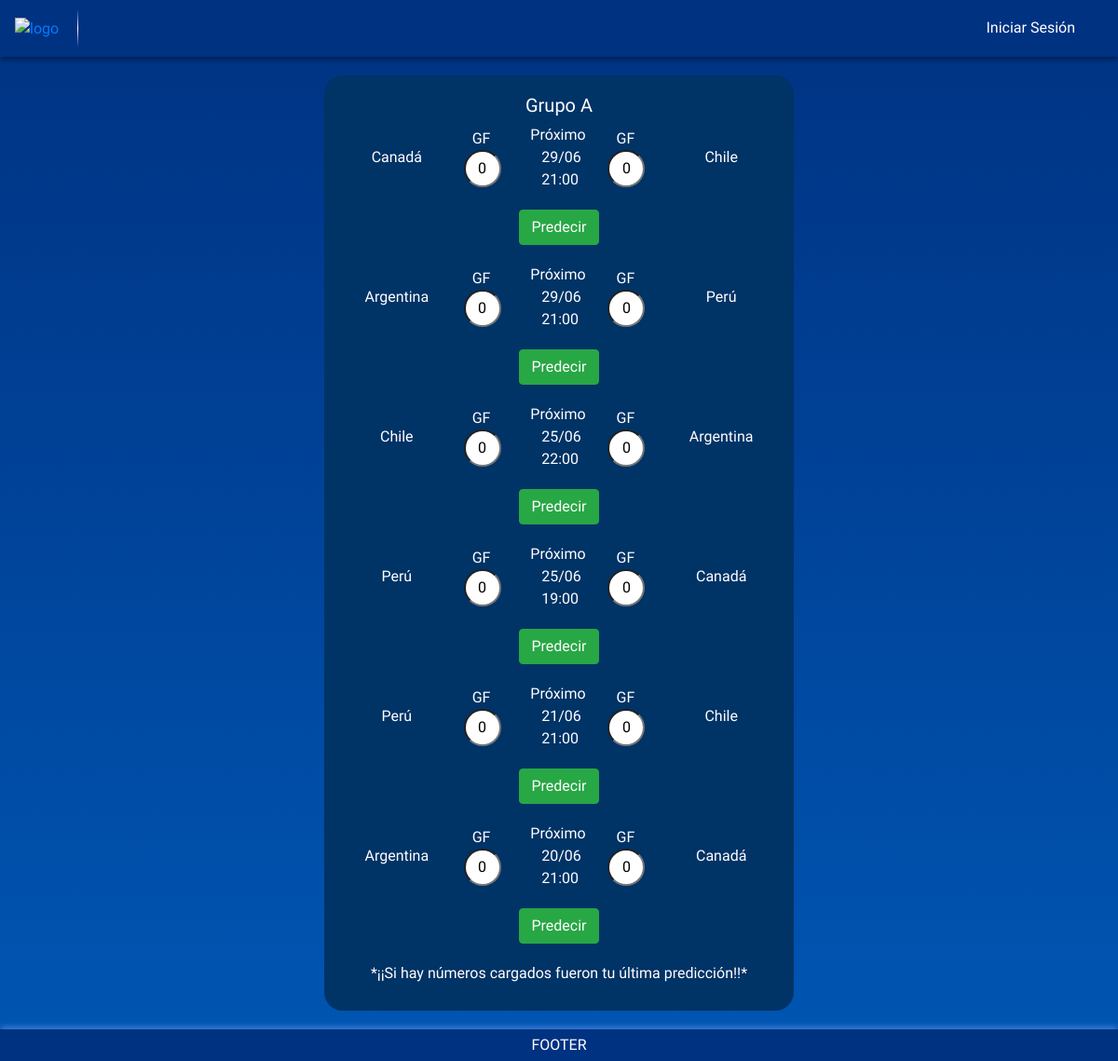
The app's page /main/prediccion.php?idPais=1 with its own data.
### tables this page shows
CREATE TABLE `partidos` (
  `idPartido` int(11) NOT NULL,
  `fkPais1` int(11) NOT NULL,
  `fkPais2` int(11) NOT NULL,
  `GF1P` int(11) NOT NULL,
  `GF2P` int(11) NOT NULL,
  `ganador` int(11) NOT NULL,
  `fechaHora` datetime NOT NULL,
  `estado` int(11) NOT NULL
);

CREATE TABLE `paises` (
  `idPais` int(11) NOT NULL,
  `nombrePais` varchar(50) NOT NULL,
  `bandera` varchar(500) NOT NULL,
  `PJ` int(11) NOT NULL,
  `G` int(11) NOT NULL,
  `E` int(11) NOT NULL,
  `P` int(11) NOT NULL,
  `GF` int(11) NOT NULL,
  `GC` int(11) NOT NULL,
  `DG` int(11) NOT NULL,
  `pts` int(11) NOT NULL,
  `grupo` varchar(20) NOT NULL,
  `estado` int(11) DEFAULT 1
);

### modulos/traerPartidos.php (called while the page is built, shortened)
<?php
include ('conexion.php');
if (isset($_SESSION['dni'])) {
    $estaLogueado = true;
    $dniUsuario = $_SESSION['dni'];
    if ($_SESSION['dni'] == "46736648") {
        $admin = true;
    } else {
        $admin = false;
    }
} else {
    $dniUsuario = null;
}
$mainPais = $_GET['idPais'];
$grupos = [
    1 => [1, 2, 3, 4],
    2 => [5, 6, 7, 8],
    3 => [9, 10, 11, 12],
    4 => [13, 14, 15, 16]
];
$result = false;
foreach ($grupos as $grupoId => $paises) {
    if (in_array($mainPais, $paises)) {
        $sql = "
            SELECT
                p.idPartido,
                p.fkPais1,
                p.fkPais2,
                p.GF1P,
                p.GF2P,
                p.ganador,
                p.fechaHora,
                p.estado,
                pais1.nombrePais AS nombrePais1,
                pais1.bandera AS bandera1,
                pais1.grupo AS grupo1,
                pais2.nombrePais AS nombrePais2,
                pais2.bandera AS bandera2,
                pais2.grupo AS grupo2,
                pred.GF1,
                pred.GF2,
                pred.dni
            FROM
                partidos p
            JOIN
                paises pais1 ON p.fkPais1 = pais1.idPais
            JOIN
                paises pais2 ON p.fkPais2 = pais2.idPais
            LEFT JOIN
                (SELECT fkPartido, dni, GF1, GF2 FROM predicciones WHERE dni = '" . $dniUsuario . "') pred
                ON p.idPartido = pred.fkPartido
            WHERE
                p.fkPais1 IN (" . implode(',', $paises) . ")
                OR p.fkPais2 IN (" . implode(',', $paises) . ")
            ORDER BY
                p.idPartido DESC
        ";
        $result = $conexion->query($sql);
        break;
    }
}
if ($result === false) {
    echo "Error en la consulta: " . $conexion->error;
} else {
    $partidos = array();
}
?>

### main/prediccion.php (the view, shortened to what this page needs)
<!DOCTYPE html>
<html lang="es">
<head>
    <link href="https://cdn.jsdelivr.net/npm/sweetalert2@11/dist/sweetalert2.min.css" rel="stylesheet">
    <link href="https://maxcdn.bootstrapcdn.com/bootstrap/4.5.2/css/bootstrap.min.css" rel="stylesheet">
    <link rel="stylesheet" href="../css/prediccion.css">
</head>
<body onload="recargarPagina()">
    <div class="header d-flex justify-content-between">
        <div class="logo-container"><a href="../index.php" class="nav-item nav-link"><img src="../../imagenes/logo-copa-america.png" alt="logo"></a></div>
        <div class="nav-links d-flex flex-column flex-sm-row align-items-center">
            <div class="nav-item">
                <a href="logIn.php" id="login-link" class="nav-link">Iniciar Sesión</a>
            </div>
        </div>
    </div>
    <div class="container d-flex justify-content-center">
        <div class="row">
            <div class="group-container">
                <center><h5>Grupo A</h5></center>
                <?php
                include('../modulos/traerPartidos.php');
                foreach ($partidos as $partido) {
                    echo '
                        <div class="match-container">
                            <div class="match">
                                <div class="team col-md-3">
                                    <img src="' . $partido['bandera1'] . '" alt="">
                                    <span>' . $partido['nombrePais1'] . '</span>
                                </div>
                                <div class="col-md-1 d-flex flex-column align-items-center justify-content-center">
                                    <span style="padding-right: 12px;">GF</span>';
                                        if ($partido['estado'] == 2) {
                                            echo '<label>' . ($partido['p1GF'] !== null ? $partido['p1GF'] : '') . '</label>';
                                        }
                                        elseif ($partido['estado'] == 0){
                                            echo '<label>' .$partido['p1GF']. '</label>';
                                        }
                                        elseif($partido['estado'] == 1){
                                            echo '<input type="number" class="score-input gf1"';
                                            if ($partido['dni'] === $dniUsuario) {
                                                echo ' value="' . $partido['p1GF'] . '"';
                                            }
                                            echo '>';
                                        }
                                    echo '</div>
                                    <div class="col-md-2 d-flex flex-column align-items-center">
                                        <span style="padding-right: 2px;">';
                                        if ($partido['estado'] == 2) {
                                            echo 'Jugando';
                                        }
                                        elseif ($partido['estado'] == 0){
                                            echo 'Finalizado';
                                        }
                                        else {
                                            echo 'Próximo';
                                        }
                                        echo '</span>
                                        <span style="padding-left: 5px;">' . $partido['fechaHoraFormatted'] . '</span>
                                    </div>
                                    <div class="col-md-1 d-flex flex-column align-items-center justify-content-center">
                                        <span style="padding-right: 12px">GF</span>';
                                        if ($partido['estado'] == 2) {
                                            echo '<label>' . ($partido['p2GF'] !== null ? $partido['p2GF'] : '-') . '</label>';
                                        }
                                        elseif ($partido['estado'] == 0){
                                            echo '<label>' .$partido['p2GF']. '</label>';
                                        }
                                        else {
                                            echo '<input type="number" class="score-input gf2"';
                                            if ($partido['dni'] === $dniUsuario) {
                                                echo ' value="' . $partido['p2GF'] . '"';
                                            }
                                            echo '>';
                                        }
                                echo '</div>
                                <div class="team col-md-3">
                                    <img src="' . $partido['bandera2'] . '" alt="">
                                    <span>' . $partido['nombrePais2'] . '</span>
                                </div>
                            </div>
                            <div class="d-flex justify-content-center">
                                <button type="button" class="btn btn-success predict-btn" data-partido="'. $partido['idPartido'] .'">Predecir</button>
                            </div>
                        </div>
                    ';
                }
                ?>
                <label class="d-flex justify-content-center">*¡¡Si hay números cargados fueron tu última predicción!!*</label>
            </div>
        </div>
    </div>
        <div class="footer">
            <span>FOOTER</span>
        </div>
    </body>
</html>

### css/prediccion.css (style rules this page uses)
body { background: linear-gradient(to bottom, #003282, #0056b3); font-family: 'Gabarito', sans-serif; min-height: 100vh; display: flex; flex-direction: column; }
.header, .footer { background-color: #003282; color: white; text-align: center; padding: 10px 0; position: relative; }
.header { margin-bottom: 20px; box-shadow: 0 4px 6px -1px rgba(0, 0, 0, 0.4); }
.footer { box-shadow: 0 -4px 6px -1px rgba(100, 149, 237, 0.6); padding: 5px 0; margin-top: auto; }
.logo-container { position: relative; display: flex; align-items: center; }
.logo-container::after { content: ''; display: block; width: 1px; height: 100%; background: linear-gradient(to bottom, rgba(255, 255, 255, 0) 0%, rgba(255, 255, 255, 1) 50%, rgba(255, 255, 255, 0) 100%); position: absolute; right: -5px; top: 0; }
.group-container { background-color: #003366; color: white; padding: 20px; border-radius: 20px; margin-bottom: 20px; max-width: 600px; width: 100%; }
.match { display: flex; justify-content: space-between; align-items: center; margin-bottom: 20px; }
.team { display: flex; align-items: center; justify-content: center; flex-direction: column; }
.team span { display: block; text-align: center; }
.score-input { width: 40px; height: 40px; margin-right: 10px; border-radius: 50%; text-align: center; }
.nav-item a { color: white; }
.nav-links { display: flex; align-items: center; flex-direction: row; }
.nav-item { margin-right: 10px; }
.nav-item:last-child { margin-right: 0; }
.btn-success { margin-bottom: 20px; }
@media (min-width: 768px) { .match { display: flex; } }
@media (min-width: 768px) { .match .team, .match .col-md-1, .match .col-md-2 { flex: 1; } }

### records on screen
partidos: fkPais1.nombrePais "Canadá", p1GF "0", estado "Próximo", fechaHoraFormatted "29/06 21:00", p2GF "0", fkPais2.nombrePais "Chile"
partidos: fkPais1.nombrePais "Argentina", p1GF "0", estado "Próximo", fechaHoraFormatted "29/06 21:00", p2GF "0", fkPais2.nombrePais "Perú"
partidos: fkPais1.nombrePais "Chile", p1GF "0", estado "Próximo", fechaHoraFormatted "25/06 22:00", p2GF "0", fkPais2.nombrePais "Argentina"
partidos: fkPais1.nombrePais "Perú", p1GF "0", estado "Próximo", fechaHoraFormatted "25/06 19:00", p2GF "0", fkPais2.nombrePais "Canadá"
partidos: fkPais1.nombrePais "Perú", p1GF "0", estado "Próximo", fechaHoraFormatted "21/06 21:00", p2GF "0", fkPais2.nombrePais "Chile"
partidos: fkPais1.nombrePais "Argentina", p1GF "0", estado "Próximo", fechaHoraFormatted "20/06 21:00", p2GF "0", fkPais2.nombrePais "Canadá"
